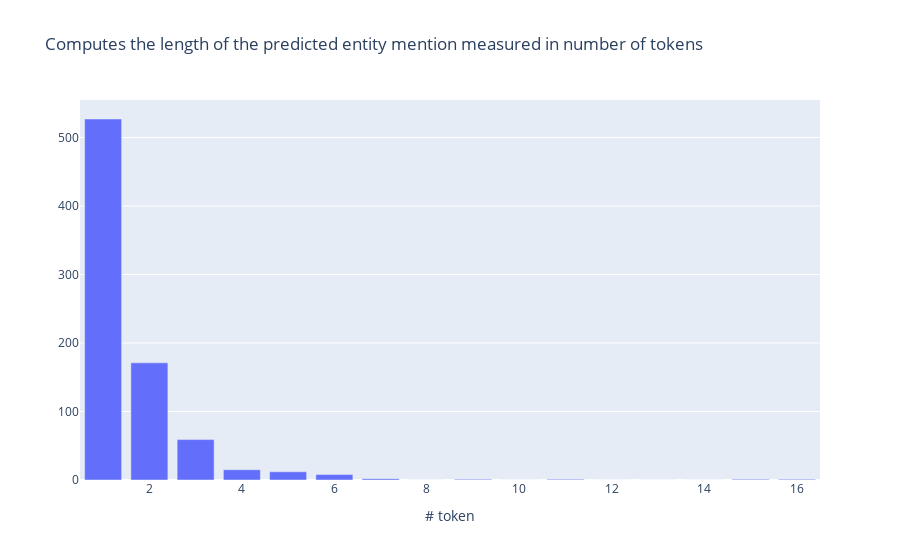

Notebook code cell kept with this figure:
### Code cell
from rubrix.metrics.token_classification import mention_length
mention_length(name="spacy_sm_wnut17").visualize()

### Figure 1 — Plotly figure (JSON) as saved in the notebook; plotly's stock layout.template omitted (floating-point values rounded to 4 significant figures)
{"data": [{"type": "bar", "x": [1, 2, 3, 4, 5, 6, 7, 8, 9, 10, 11, 12, 13, 14, 15, 16], "y": [527, 171, 59, 15, 12, 8, 2, 0, 1, 0, 1, 0, 0, 0, 1, 1]}], "layout": {"autosize": true, "title": {"text": "Computes the length of the predicted entity mention measured in number of tokens"}, "xaxis": {"autorange": true, "range": [0.5, 16.5], "title": {"text": "# token"}, "type": "linear"}, "yaxis": {"autorange": true, "range": [0, 554.7], "title": {"text": ""}, "type": "linear"}}}
